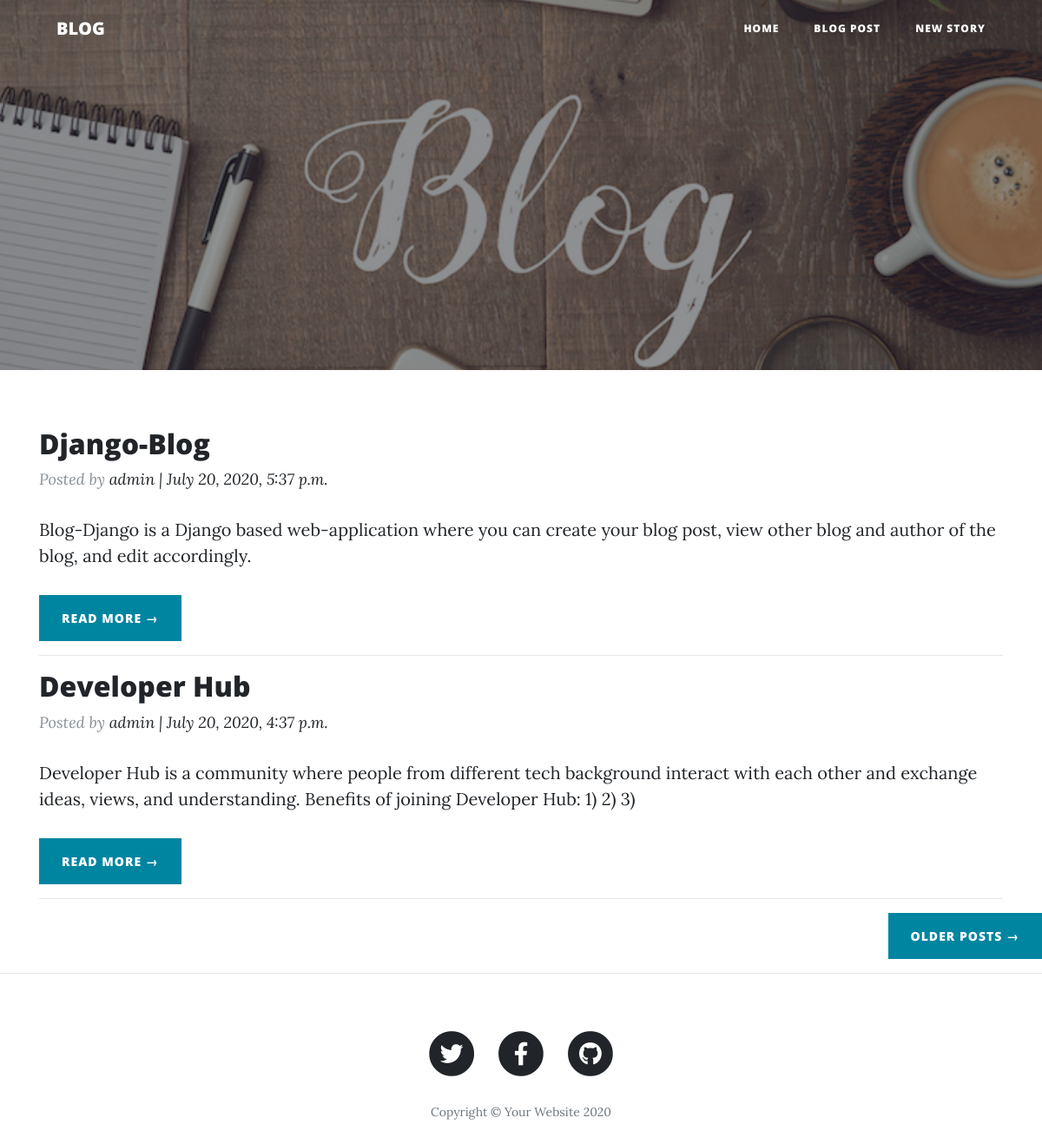
The page /blog/ on the database as committed earlier.
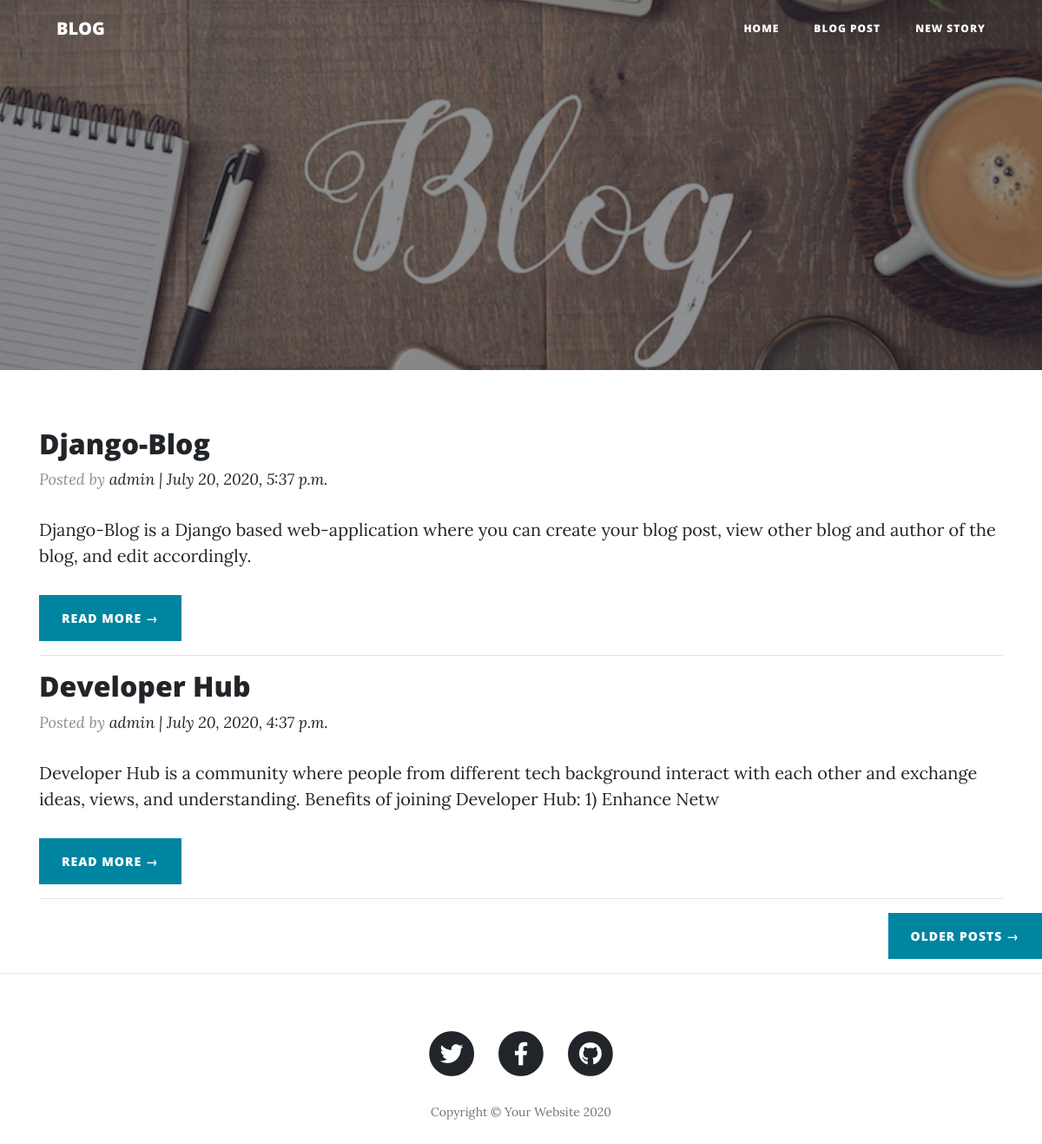
The same page on the database as committed later.
### Blog/models.py (models this page shows, shortened)
class Post(models.Model):
    STATUS_CHOICES = (('Published', 'Published'),
                      ('Draft', 'Draft'),)
    title = models.CharField(max_length=250)
    subtitle = models.CharField(max_length=250)
    content = models.TextField()
    slug = models.SlugField(unique=True, max_length=255)
    status = models.CharField(max_length=10, default='Draft', choices=STATUS_CHOICES)
    created = models.DateTimeField(auto_now_add=True)
    updated = models.DateTimeField(auto_now=True)
    author = models.ForeignKey(User, on_delete=models.CASCADE)

### Blog/views.py (the view)
# urls.py: path('', views.PostList.as_view(), name='blog'),
class PostList(generic.ListView):
    queryset = Post.objects.filter(status='Published').order_by('-created')
    template_name = 'blog.html'

### Blog/templates/blog.html (shortened to what this page needs)
{% load static %}
  <!DOCTYPE html>
  <html lang="en">
  <head>
    <link href="{% static 'vendor/bootstrap/css/bootstrap.min.css' %}" rel="stylesheet">
    <link href="{% static 'vendor/fontawesome-free/css/all.min.css' %}" rel="stylesheet" type="text/css">
    <link href="{% static 'css/clean-blog.min.css' %}" rel="stylesheet">
  </head>
  <body>
    <header class="masthead" style="background-image: url({% static 'Images/blog.jpg' %})" >
      <div class="overlay"></div>
      <div class="container">
        <div class="row">
          <div class="col-lg-8 col-md-10 mt-3 left">
            <div class="site-heading">
            </div>
          </div>
        </div>
      </div>
    </header>
    <nav class="navbar navbar-expand-lg navbar-light fixed-top" id="mainNav">
      <div class="container">
        <a class="navbar-brand" href="/">BLOG</a>
        <div class="collapse navbar-collapse" id="navbarResponsive">
          <ul class="navbar-nav ml-auto">
            <li class="nav-item">
              <a class="nav-link" href="{% url 'homepage' %}">Home</a>
            </li>
              <li class="nav-item">
              <a class="nav-link" href="{% url 'blog' %}">Blog Post</a>
            </li>
              <li class="nav-item">
              <a class="nav-link" href="{% url 'blog_form' %}">New Story</a>
            </li>
          </ul>
        </div>
      </div>
    </nav>
 <div class="container">
    <div class="row">
      <div class="col-md-12 mt-3 left">
           {% for post in post_list %}
        <div class="post-preview">
            <h2 class="post-title">
                {{ post.title }}
            </h2>
            <p class="post-meta">Posted by
              <a>{{ post.author }} | {{ post.created}}</a>
            </p>
             <p class="post-content">
                 {{post.content|slice:":200" }}
             </p>
        </div>
               <a href="{% url 'blogon_extend' post.slug  %}" class="btn btn-primary">Read More &rarr;</a>
        <hr>
           {% endfor %}
      </div>
    </div>
  </div>
    <div class="clearfix">
          <a class="btn btn-primary float-right" href="#">Older Posts &rarr;</a>
        </div>
  <hr>
    <footer>
      <div class="container">
        <div class="row">
          <div class="col-lg-8 col-md-10 mx-auto">
            <ul class="list-inline text-center">
              <li class="list-inline-item">
                <a href="https://twitter.com/sapanasubedi5https://twitter.com/sapanasubedi5">
                  <span class="fa-stack fa-lg">
                    <i class="fas fa-circle fa-stack-2x"></i>
                    <i class="fab fa-twitter fa-stack-1x fa-inverse"></i>
                  </span>
                </a>
              </li>
              <li class="list-inline-item">
                <a href="https://www.facebook.com/ssapana.subedii/">
                  <span class="fa-stack fa-lg">
                    <i class="fas fa-circle fa-stack-2x"></i>
                    <i class="fab fa-facebook-f fa-stack-1x fa-inverse"></i>
                  </span>
                </a>
              </li>
              <li class="list-inline-item">
                <a href="https://github.com/subedisapana">
                  <span class="fa-stack fa-lg">
                    <i class="fas fa-circle fa-stack-2x"></i>
                    <i class="fab fa-github fa-stack-1x fa-inverse"></i>
                  </span>
                </a>
              </li>
            </ul>
            <p class="copyright text-muted">Copyright &copy; Your Website 2020</p>
          </div>
        </div>
      </div>
    </footer>
  </body>
  </html>

Rows that differ between the two databases and show on the page:
changed Post "Django-Blog": content "Blog-Django is a Django based web-application where you can create your blog post, view other blog and author of the blog, and edit accordingly." → "Django-Blog is a Django based web-application where you can create your blog post, view other blog and author of the blog, and edit accordingly."
changed Post "Developer Hub": content "…joining Developer Hub: 1) 2) 3)" → "…joining Developer Hub: 1) Enhance Netw"
